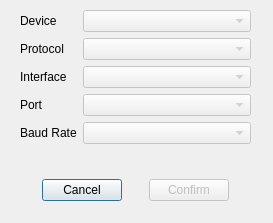
<?xml version="1.0" encoding="UTF-8"?>
<ui version="4.0">
 <class>OpenEposDialog</class>
 <widget class="QDialog" name="OpenEposDialog">
  <property name="geometry">
   <rect>
    <x>0</x>
    <y>0</y>
    <width>273</width>
    <height>223</height>
   </rect>
  </property>
  <property name="sizePolicy">
   <sizepolicy hsizetype="Fixed" vsizetype="Fixed">
    <horstretch>0</horstretch>
    <verstretch>0</verstretch>
   </sizepolicy>
  </property>
  <property name="windowTitle">
   <string>Open EPOS device</string>
  </property>
  <property name="windowIcon">
   <iconset resource="../res/resources.qrc">
    <normaloff>:/LIBRA-App</normaloff>:/LIBRA-App</iconset>
  </property>
  <widget class="QWidget" name="formLayoutWidget">
   <property name="geometry">
    <rect>
     <x>20</x>
     <y>10</y>
     <width>231</width>
     <height>151</height>
    </rect>
   </property>
   <layout class="QFormLayout" name="fl_open_device">
    <item row="0" column="0">
     <widget class="QLabel" name="l_device_name_statictext">
      <property name="text">
       <string>Device</string>
      </property>
     </widget>
    </item>
    <item row="2" column="0">
     <widget class="QLabel" name="l_interface_name_statictext">
      <property name="text">
       <string>Interface</string>
      </property>
     </widget>
    </item>
    <item row="3" column="0">
     <widget class="QLabel" name="l_port_name_statictext">
      <property name="text">
       <string>Port</string>
      </property>
     </widget>
    </item>
    <item row="0" column="1">
     <widget class="QComboBox" name="cb_device_name">
      <property name="enabled">
       <bool>false</bool>
      </property>
      <property name="sizeAdjustPolicy">
       <enum>QComboBox::SizeAdjustPolicy::AdjustToContents</enum>
      </property>
     </widget>
    </item>
    <item row="1" column="1">
     <widget class="QComboBox" name="cb_protocol_name">
      <property name="enabled">
       <bool>false</bool>
      </property>
      <property name="sizeAdjustPolicy">
       <enum>QComboBox::SizeAdjustPolicy::AdjustToContents</enum>
      </property>
     </widget>
    </item>
    <item row="2" column="1">
     <widget class="QComboBox" name="cb_interface_name">
      <property name="enabled">
       <bool>false</bool>
      </property>
      <property name="sizeAdjustPolicy">
       <enum>QComboBox::SizeAdjustPolicy::AdjustToContents</enum>
      </property>
     </widget>
    </item>
    <item row="3" column="1">
     <widget class="QComboBox" name="cb_port_name">
      <property name="enabled">
       <bool>false</bool>
      </property>
      <property name="sizeAdjustPolicy">
       <enum>QComboBox::SizeAdjustPolicy::AdjustToContents</enum>
      </property>
     </widget>
    </item>
    <item row="1" column="0">
     <widget class="QLabel" name="l_protocol_name_statictext">
      <property name="text">
       <string>Protocol</string>
      </property>
     </widget>
    </item>
    <item row="4" column="0">
     <widget class="QLabel" name="l_baud_rate_statictext">
      <property name="text">
       <string>Baud Rate</string>
      </property>
     </widget>
    </item>
    <item row="4" column="1">
     <widget class="QComboBox" name="cb_baud_rate">
      <property name="enabled">
       <bool>false</bool>
      </property>
      <property name="sizeAdjustPolicy">
       <enum>QComboBox::SizeAdjustPolicy::AdjustToContents</enum>
      </property>
     </widget>
    </item>
   </layout>
  </widget>
  <widget class="QWidget" name="horizontalLayoutWidget">
   <property name="geometry">
    <rect>
     <x>20</x>
     <y>170</y>
     <width>231</width>
     <height>41</height>
    </rect>
   </property>
   <layout class="QHBoxLayout" name="horizontalLayout">
    <item>
     <spacer name="hs_pb1">
      <property name="orientation">
       <enum>Qt::Orientation::Horizontal</enum>
      </property>
      <property name="sizeHint" stdset="0">
       <size>
        <width>40</width>
        <height>20</height>
       </size>
      </property>
     </spacer>
    </item>
    <item>
     <widget class="QPushButton" name="pb_cancel">
      <property name="text">
       <string>Cancel</string>
      </property>
      <property name="icon">
       <iconset theme="window-close"/>
      </property>
     </widget>
    </item>
    <item>
     <spacer name="hs_pb2">
      <property name="orientation">
       <enum>Qt::Orientation::Horizontal</enum>
      </property>
      <property name="sizeHint" stdset="0">
       <size>
        <width>40</width>
        <height>20</height>
       </size>
      </property>
     </spacer>
    </item>
    <item>
     <widget class="QPushButton" name="pb_confirm">
      <property name="enabled">
       <bool>false</bool>
      </property>
      <property name="text">
       <string>Confirm</string>
      </property>
      <property name="icon">
       <iconset theme="list-add"/>
      </property>
     </widget>
    </item>
    <item>
     <spacer name="hs_pb3">
      <property name="orientation">
       <enum>Qt::Orientation::Horizontal</enum>
      </property>
      <property name="sizeHint" stdset="0">
       <size>
        <width>40</width>
        <height>20</height>
       </size>
      </property>
     </spacer>
    </item>
   </layout>
  </widget>
 </widget>
 <resources>
  <include location="../res/resources.qrc"/>
 </resources>
 <connections/>
</ui>
